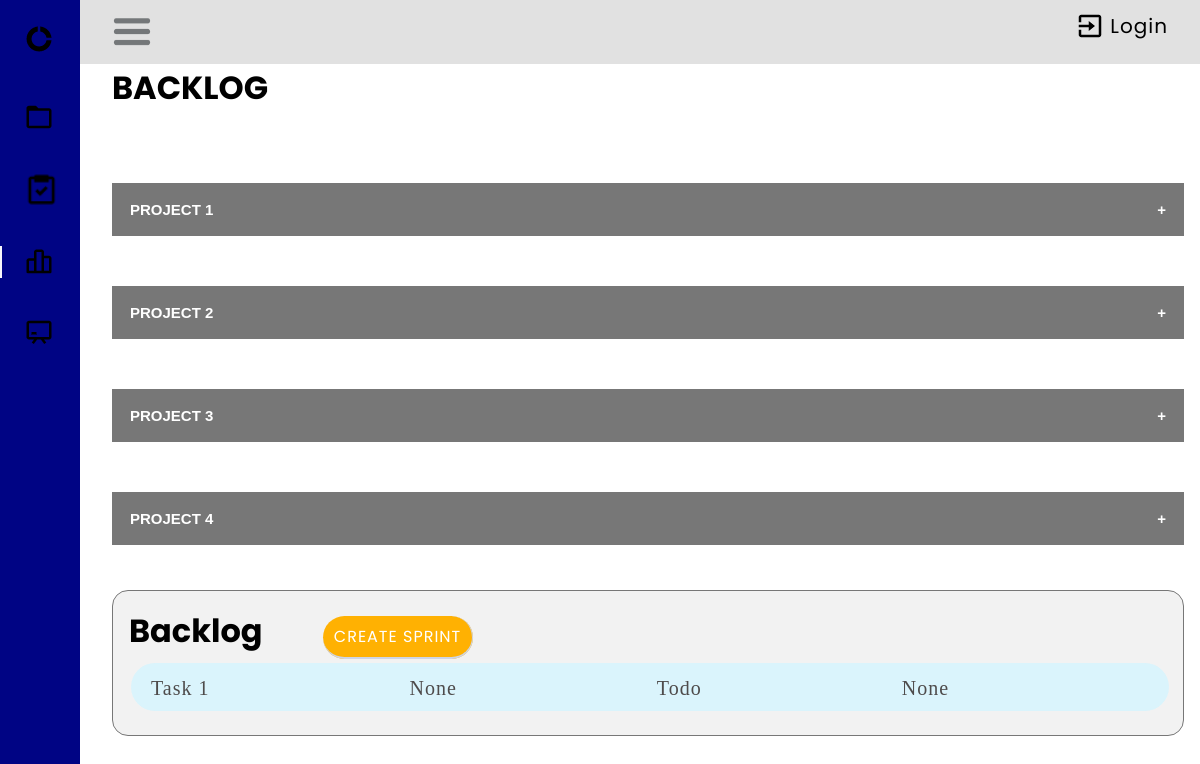
/sprint/, run on an earlier commit of the app's database.
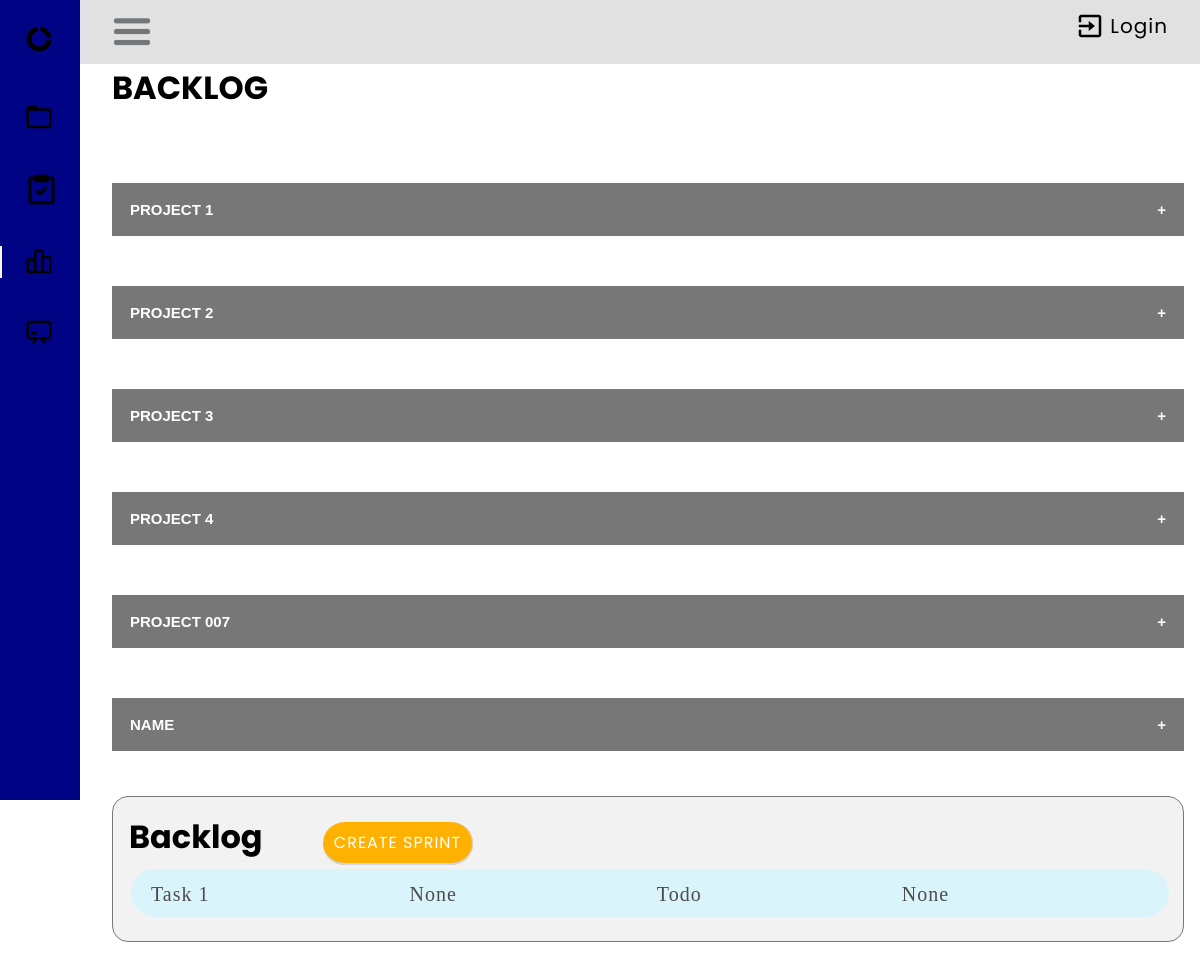
And on a later commit of the database.
### taskManager/models.py (models this page shows, shortened)
class Project(models.Model):
    name = models.CharField(max_length=50)
    start = models.DateTimeField(auto_now_add=True)

class Task(models.Model):
    STATUS_CHOICES = (
        ('Todo', 'Todo'),
    ('Progress', 'Progress'),
    ('Review', 'Review'),
    ('Done', 'Done'),
    )
    user = models.ForeignKey(User, on_delete=models.CASCADE, null=True, blank=False)
    title = models.CharField(max_length=200)
    description = models.TextField(null=True, blank=True)
    complete = models.BooleanField(default=False)
    created = models.DateTimeField(auto_now_add=True)
    sprint = models.ForeignKey(Sprint, on_delete=models.CASCADE, blank=True, null=True)
    status = models.CharField(max_length=30, choices=STATUS_CHOICES)
    subtask = models.ForeignKey('self',on_delete=models.CASCADE, null=True, blank=True)
    def __str__(self):
        return self.title
    class Meta:
        ordering = ['title']

### taskManager/view/sprint/views.py (the view)
# urls.py: path('sprint/', SprintListView.as_view(), name='sprint_list'),
class SprintListView(ListView):
    model = Sprint
    context_object_name = 'sprint'
    template_name = "sprint/sprint_list.html"
    def get_context_data(self, **kwargs):
        context = super(SprintListView, self).get_context_data(**kwargs)
        context['projects'] = Project.objects.all()
        context['sprints'] = Sprint.objects.all()
        context['tasks'] = Task.objects.all()
        return context

### taskManager/models.py (called while the page is built)
    def __str__(self):
        return self.name or ('Sprint ending %s') % self.end

### taskManager/templates/sprint/sprint_list.html (shortened to what this page needs)
{% load crispy_forms_tags %}
{% block content %}
{% load static %}
<div class="header-bar">
    <div>
        <link rel="stylesheet" href="{% static 'css/home.css' %}">
        <link rel="stylesheet" href="{% static 'css/task.css' %}">
        <link rel="stylesheet" href="{% static 'css/task_detail.css' %}">
        <link rel="stylesheet" href="{% static 'css/sprint_list.css' %}">
        <h1>BACKLOG</h1>
        </div>
    </div>
<div id="body-pd">
    <header class="header" id="header">
        <div class="header_toggle">
            <img class="bx bx-menu" id="header-toggle" width="40px" src="/static/images/burger-menu.jpg" alt="burger menu">
        <div class="header-logout">
            <img class="exit-icon" src="/static/images/exit.png" alt="burger menu">
            {% if request.user.is_authenticated %}
                <a class="header-text" href="{% url 'user_logout' %}">Logout</a>
            {% else %}
                <a class="header-text" href="{% url 'user_login' %}">Login</a>
            {% endif %}
        </div>
    </div>
    </header>
    <div class="l-navbar" id="nav-bar">
        <nav class="nav">
            <div>
                <a href="#" class="nav_logo">
                    <img class="bx bx-menu" id="header-toggle" width="30px" src="/static/images/app-icon.png" alt="burger menu">
                </a>
                <div class="nav_list">
                     <a href="{% url 'project_list' %}" class="nav_link">
                        <img width="30px" src="/static/images/folder-icon.png" alt="burger menu">
                    </a>
                    <a href="{% url 'tasks' %}" class="nav_link">
                        <img width="35px" src="/static/images/task-icon.png" alt="burger menu">
                    </a>
                    <a href="{% url 'sprint_list' %}" class="nav_link active">
                        <img width="30px" src="/static/images/backlog-icon.png" alt="burger menu">
                    </a>
                    <a href="{% url 'board' %}" class="nav_link">
                        <img width="30px" src="/static/images/board-icon.png" alt="burger menu">
                    </a>
                </div>
            </div>
        </nav>
    </div>
</div>
<body>
    {% for project in projects %}
        <br />
        <div>
            <button type="button" class="collapsible">{{project.name}}</button>
             <br />
            <br />
        </div>
    {% endfor %}
    <div class="background-sprint">
        <span class="sprint-title">Backlog</span>
        <a class="btn" style="font-size: 1rem;" href="{% url 'sprint_form' %}"> Create Sprint </a>
        {% for task in tasks %}
            {% if task.sprint.name is none %}
                <div class="task-container">
                    <a href="{% url 'task' task.pk %}">
                        <div class="row-container">
                            <div class="row-style"> {{task.title}}</div>
                            <div class="row-style"> {{task.sprint}}</div>
                            <div class="row-style status-style">{{task.status}}</div>
                            <div class="row-style"> {{task.subtask}}</div>
                        </div>
                    </a>
                </div>
            {% endif %}
        {% endfor %}
    </div>
</body>
{% endblock content %}

What changed in the data, as far as the page shows it:
added Project: name "PROJECT 007"
added Project: name "NAME"
